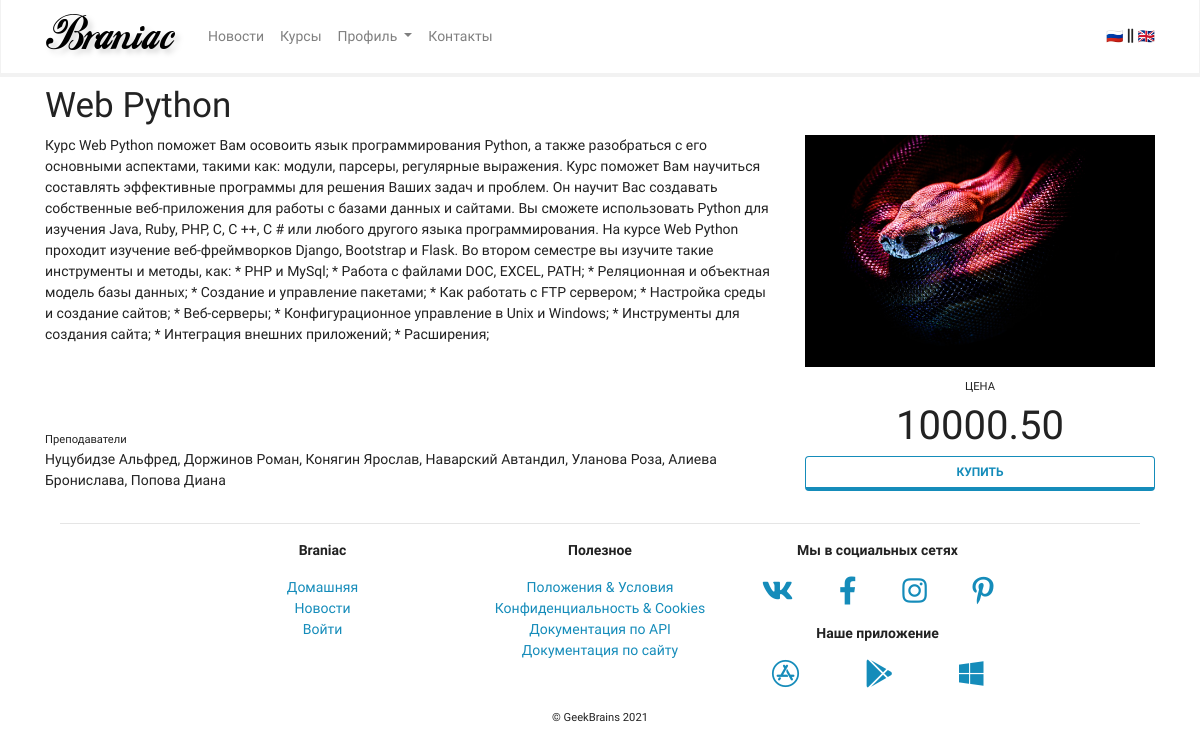
/courses/1, run on the app's committed database.
### mainapp/models.py (models this page shows, shortened)
class Courses(models.Model):
    name = models.CharField(max_length=256, verbose_name='name')
    description = models.TextField(verbose_name='description')
    description_as_markdown = models.BooleanField(default=False)
    cost = models.DecimalField(max_digits=30, decimal_places=2, verbose_name='cost')
    cover = models.ImageField(upload_to='images/', verbose_name='image')
    created = models.DateTimeField(auto_now_add=True, verbose_name='created')
    updated = models.DateTimeField(auto_now=True, verbose_name='update')
    deleted = models.BooleanField(default=False)

class CourseTeachers(models.Model):
    name_first = models.CharField(max_length=256, verbose_name='name_first')
    name_second = models.CharField(max_length=256, verbose_name='name_second')
    day_birth = models.DateField(blank=False, null=False, verbose_name='birth')
    course = models.ManyToManyField(Courses, verbose_name='course')

### mainapp/views.py (the view)
# urls.py: path('courses/<int:pk>', courses_detail, name='courses_detail')
def courses_detail(request, pk=None):
    context = {
        'course_object': Courses.objects.filter(pk=pk)[0],
        'teachers': CourseTeachers.objects.all()
    }
    return render(request, 'mainapp/courses_detail.html', context)

### mainapp/templates/mainapp/courses_detail.html (shortened to what this page needs)
{% extends 'mainapp/base.html' %}
{% load static %}
{% block content %}
    <h1 class="mt-2">
        {{ course_object.name }}
    </h1>
    <div class="row justify-content-center">
        <div class="col-sm-12 col-md-6 col-lg-8 order-2 order-md-1">
            <div class="row h-100">
                <div class="col-12">
                    {% if course_object.description_as_markdown %}
                        {{ course_object.description }}
                    {% else %}
                        {{ course_object.description }}
                    {% endif %}
                </div>
                <div class="col-12 align-self-end">
                    <p>
                        <small>Преподаватели</small><br>
                        {% for item in teachers %}
                            {{ item.name_second }} {{ item.name_first }}{% if forloop.last %}{% else %},{% endif %}
                        {% endfor %}
                    </p>
                </div>
            </div>
        </div>
        <div class="col-sm-12 col-md-6 col-lg-4 order-1 order-md-2">
            <div class="row h-100">
                <div class="col-12 align-self-start">
                    <img class="w-100" src="/static/{{ course_object.cover }}">
                </div>
                <div class="col-12 align-self-end d-none d-md-block">
                    <p class="text-center mt-2">
                        <small class="text-uppercase">цена</small><br>
                        <span style="font-size: 30pt;">
                            {{ course_object.cost}}
                        </span><br>
                        <a href="#" class="btn btn-outline-primary btn-block" role="button">Купить</a>
                    </p>
                </div>
            </div>
        </div>
    </div>
{% endblock content %}

### mainapp/templates/mainapp/base.html (shortened to what this page needs)
{% load static %}
<!doctype html>
<html lang="ru">
<head>
    <link rel="stylesheet" href="{% static "css/bootstrap.min.css" %}">
    <link rel="stylesheet" href="{% static "css/Chart.min.css" %}">
    <link rel="stylesheet" href="{% static "css/fontawesome.all.min.css" %}">
</head>
<body>
    {% include 'mainapp/includes/top_menu.html' %}
    {% include 'authapp/includes/messages.html' %}
    <div class="container-md">
{% block content %}
{% endblock content %}
    <div class="container-lg mt-auto">
        <hr>
        <div class="row justify-content-center">
            <div class="col-sm-6 col-md-3 text-center">
                <p>
                    <strong>Braniac</strong>
                </p>
                <p>
                <ul class="list-unstyled">
                    <li><a href="index.html">Домашняя</a></li>
                    <li><a href="news.html">Новости</a></li>
                    <li><a href="login.html">Войти</a></li>
                </ul>
                </p>
            </div>
            <div class="col-sm-6 col-md-3 text-center">
                <p>
                    <strong>Полезное</strong>
                </p>
                <p>
                <ul class="list-unstyled">
                    <li><a href="#">Положения &amp; Условия</a></li>
                    <li><a href="#">Конфиденциальность &amp; Cookies</a></li>
                    <li><a href="#">Документация по API</a></li>
                    <li><a href="doc_site.html">Документация по сайту</a></li>
                </ul>
                </p>
            </div>
            <div class="col-sm-6 col-md-3 text-center">
                <p>
                    <strong>Мы в социальных сетях</strong>
                </p>
                <p>
                <div class="row justify-content-around">
                    <div><a href="#"><i class="fab fa-vk fa-2x"></i></a></div>
                    <div><a href="#"><i class="fab fa-facebook-f fa-2x"></i></a></div>
                    <div><a href="#"><i class="fab fa-instagram fa-2x"></i></a></div>
                    <div><a href="#"><i class="fab fa-pinterest-p fa-2x"></i></a></div>
                </div>
                </p>
                <p>
                    <strong>Наше приложение</strong>
                </p>
                <p>
                <div class="row justify-content-around">
                    <div><a href="#"><i class="fab fa-app-store fa-2x"></i></a></div>
                    <div><a href="#"><i class="fab fa-google-play fa-2x"></i></a></div>
                    <div><a href="#"><i class="fab fa-windows fa-2x"></i></a></div>
                </div>
                </p>
            </div>
        </div>
        <div class="row justify-content-center">
            <div>
                <p><small>&copy; GeekBrains 2021</small></p>
            </div>
        </div>
    </div>
</body>
</html>

### mainapp/templates/mainapp/includes/top_menu.html (shortened to what this page needs)
{% load static %}
<nav class="navbar navbar-expand-lg navbar-light bg-light">
    <div class="container">
        <a class="navbar-brand" href="{% url 'mainapp:index' %}">
            <img src="{% static "img/logo.png" %}" alt="">
        </a>
        <div class="collapse navbar-collapse" id="navbarSupportedContent">
            <ul class="navbar-nav mr-auto">
                <li class="nav-item ">
                    {% if request.path == '/news/' %}
                        <a class="nav-link active" href="{% url 'mainapp:news' %}">Новости</a>
                    {% else %}
                        <a class="nav-link deactivate" href="{% url 'mainapp:news' %}">Новости</a>
                    {% endif %}
                </li>
                <li class="nav-item ">
                    {% if request.path == '/courses/' %}
                        <a class="nav-link active" href="{% url 'mainapp:course' %}">Курсы</a>
                    {% else %}
                        <a class="nav-link deactivate" href="{% url 'mainapp:course' %}">Курсы</a>
                    {% endif %}
                </li>
                {% if not request.user.is_active %}
                    <li class="nav-item dropdown">
                        <a class="nav-link dropdown-toggle" href="#" id="ddProfile" role="button" data-toggle="dropdown"
                           aria-haspopup="true" aria-expanded="false">
                            Профиль
                        </a>
                    </li>
                {% endif %}
                <li class="nav-item ">
                    {% if request.path == '/contacts/' %}
                        <a class="nav-link active" href="{% url 'mainapp:contacts' %}">Контакты</a>
                    {% else %}
                        <a class="nav-link deactivate" href="{% url 'mainapp:contacts' %}">Контакты</a>
                    {% endif %}
                </li>
            </ul>
            <span><a href="#">🇷🇺</a> <i class="fas fa-grip-lines-vertical"></i> <a href="#">🇬🇧</a></span>
        </div>
    </div>
</nav>

### authapp/templates/authapp/includes/messages.html (shortened to what this page needs)
<div class="position-absolute w-100" style="z-index: 1;">
</div>

### data on the page
Courses: name "Web Python", description "Курс Web Python поможет Вам осовоить язык программирования Python, а также разобраться с его основными аспектами, такими как: модули, парсеры, регулярные выражения. Курс поможет Вам научиться составлять эффективные программы для решения Ваших задач и проблем. Он научит Вас создавать собственные веб-приложения для работы с базами данных и сайтами. Вы сможете использовать Python для изучения Java, Ruby, PHP, C, C ++, C # или любого другого языка программирования. На курсе Web Python проходит изучение веб-фреймворков Django, Bootstrap и Flask. Во втором семестре вы изучите такие инструменты и методы, как: * PHP и MySql; * Работа с файлами DOC, EXCEL, PATH; * Реляционная и объектная модель базы…", cover (picture), cost "10000.50"
CourseTeachers: name_second "Нуцубидзе", name_first "Альфред"
CourseTeachers: name_second "Доржинов", name_first "Роман"
CourseTeachers: name_second "Конягин", name_first "Ярослав"
CourseTeachers: name_second "Наварский", name_first "Автандил"
CourseTeachers: name_second "Уланова", name_first "Роза"
CourseTeachers: name_second "Алиева", name_first "Бронислава"
CourseTeachers: name_second "Попова", name_first "Диана"
